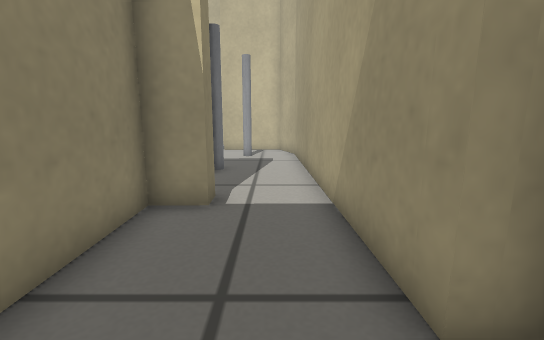
view 1 (above)

16 first-person views from a walk through a world built for the Gazebo simulator. The camera is 0.35 m above the floor, tilts 10° down and sees 90° across. The floor is counted in squares, 0.2 m on a side. Each view is taken from the middle of a square. On the plan, view 1 faces up. The plan holds only what a view shows up to about 15 squares ahead; the rest is blank.

view 2
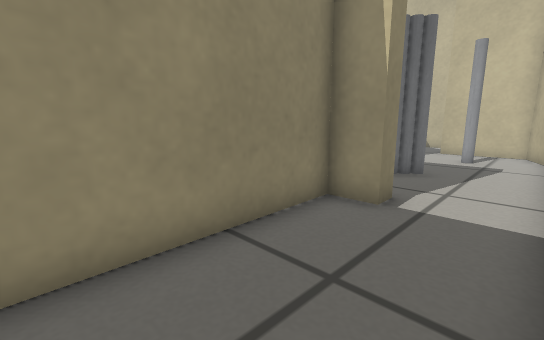

view 3
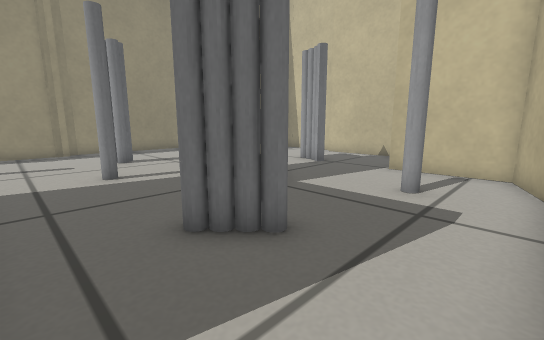

view 4
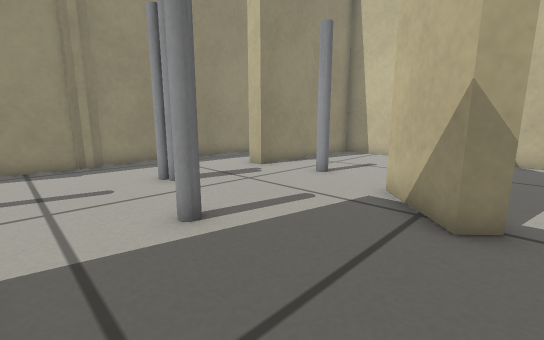

view 5
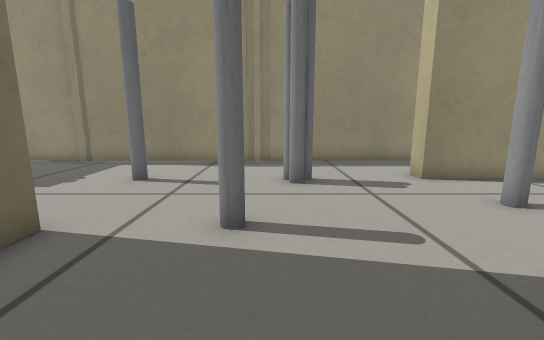

view 6
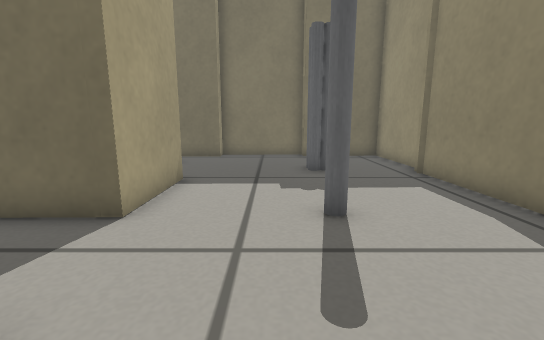

view 7
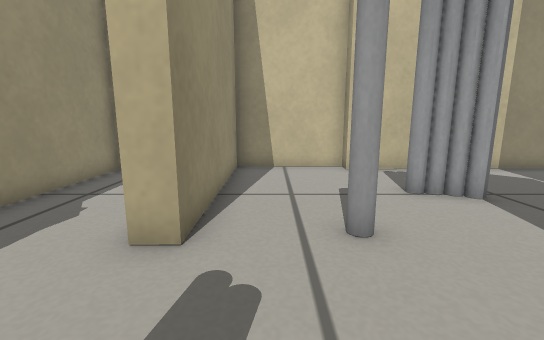

view 8
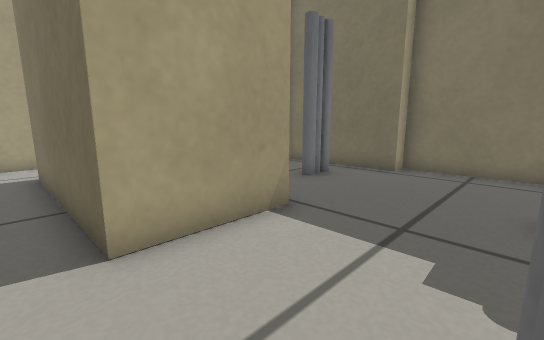

view 9
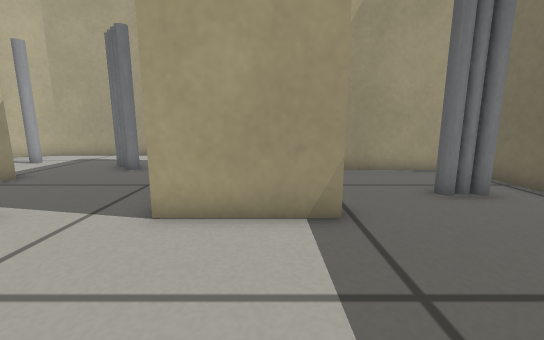

view 10
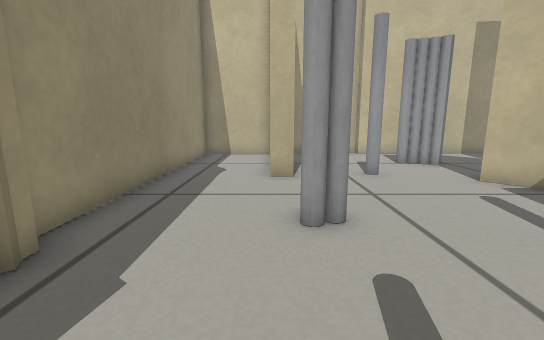

view 11
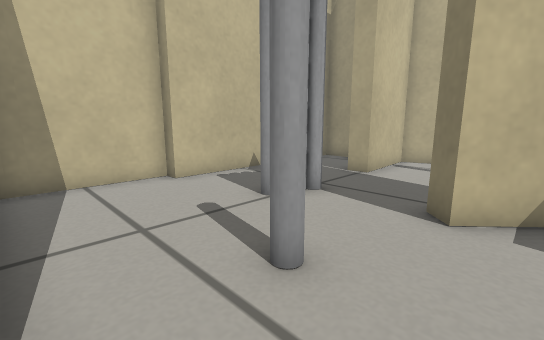

view 12
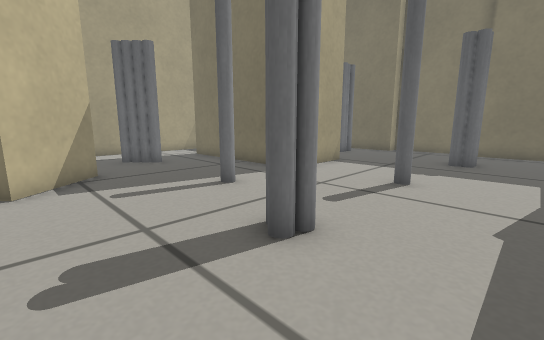

view 13
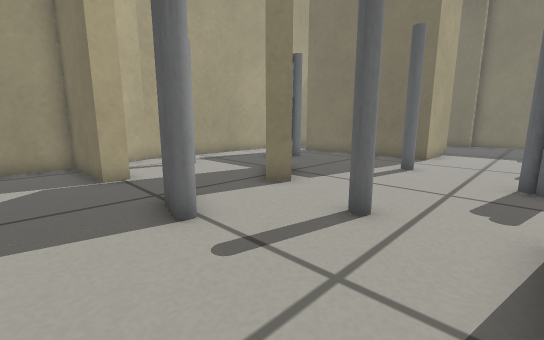

view 14
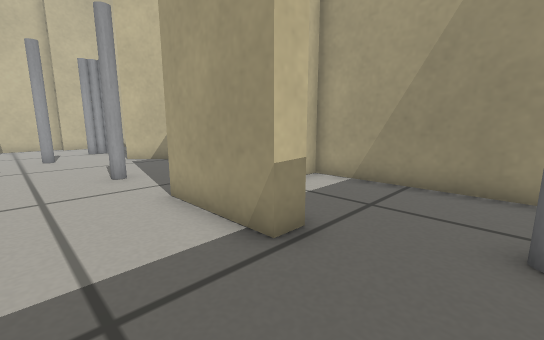

view 15
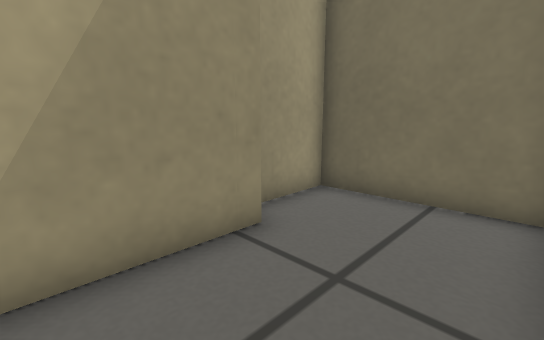

view 16
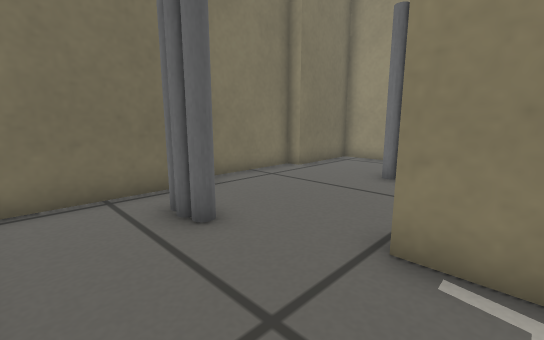

### Floor plan
Ten units are one square. View 1 is at (0, 0); x grows to the right and y downward. Boxes are objects, and circles mark ways between rooms. Rooms are numbered by the first view taken in them; rooms with no view inside come last. Other rooms are left out.
<svg viewBox="-171 -221 199 262">
<path fill="none" stroke="#000" d="M14 -19 13 -76M-13 -63 -13 -55 -26 -55 -24 2M-22 13 23 12 22 -12M-42 -124 -48 -119 -68 -140 -62 -145M-162 -96 -161 -18M-82 -27 -82 -62 -13 -63M-131 -210 -166 -209 -166 -99 -163 -95M13 -76 12 -151 5 -174 -30 -173 -31 -180 4 -181 3 -212 -82 -211 -82 -216 -124 -216 -123 -147 -130 -147 -131 -153M-166 -11 -166 32 -126 30 -126 36 -82 36 -82 28M-75 -41 -75 -27 -82 -27M-31 21 -34 -55 -40 -55M-82 28 -34 28"/>
<rect x="-135" y="-15" width="10" height="10" fill="#bbb"><title>grey pole</title></rect>
<rect x="-125" y="-65" width="10" height="10" fill="#bbb"><title>grey pole</title></rect>
<rect x="-125" y="-115" width="10" height="10" fill="#bbb"><title>grey pole</title></rect>
<rect x="-105" y="-155" width="10" height="10" fill="#bbb"><title>grey pole</title></rect>
<rect x="-95" y="-95" width="20" height="10" fill="#bbb"><title>grey pole</title></rect>
<rect x="-75" y="-185" width="10" height="10" fill="#bbb"><title>grey pole</title></rect>
<rect x="-65" y="-175" width="10" height="10" fill="#bbb"><title>grey pole</title></rect>
<rect x="-65" y="-185" width="10" height="10" fill="#bbb"><title>grey pole</title></rect>
<rect x="-35" y="-95" width="10" height="10" fill="#bbb"><title>grey pole</title></rect>
<rect x="-25" y="-105" width="10" height="10" fill="#bbb"><title>grey pole</title></rect>
<rect x="-15" y="-145" width="10" height="10" fill="#bbb"><title>grey pole</title></rect>
<rect x="-75" y="5" width="20" height="10" fill="#bbb"><title>grey pole</title></rect>
<rect x="-65" y="-5" width="10" height="10" fill="#bbb"><title>grey pole</title></rect>
<circle cx="-5" cy="-65" r="3" fill="#2a7"/>
<circle cx="-80" cy="0" r="3" fill="#2a7"/>
<text x="0" y="-30">1</text>
<text x="-90" y="-110">2</text>
<text x="-60" y="-10">3</text>
</svg>
Room 1 opens to room 2. Room 2 opens to room 3.

Where each view was taken, in squares from view 1:
view 1: 0 up, 0 right, facing up
view 2: 0 up, 1 right, facing up-left
view 3: 7 up, 1 right, facing up-left
view 4: 7 up, 4 left, facing up-left
view 5: 10 up, 4 left, facing left
view 6: 11 up, 11 left, facing down
view 7: 11 up, 11 left, facing up
view 8: 7 up, 12 left, facing down-right
view 9: 4 up, 13 left, facing right
view 10: 6 up, 13 left, facing up
view 11: 13 up, 12 left, facing up-right
view 12: 14 up, 15 left, facing down-right
view 13: 20 up, 12 left, facing down-right
view 14: 0 up, 11 left, facing up-right
view 15: 5 up, 2 left, facing down-right
view 16: 4 up, 4 left, facing down-left
